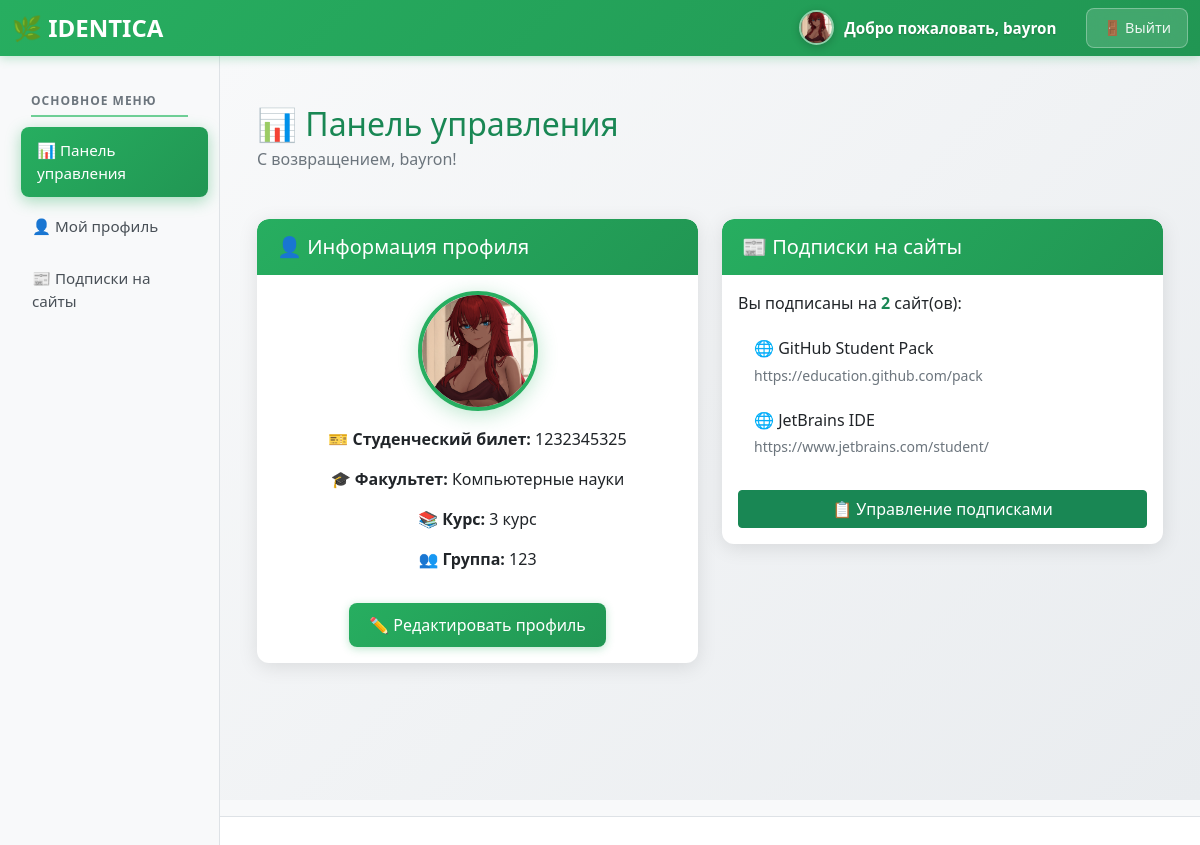
Page /dashboard/ (signed in) on the committed database.
### profiles/models.py (models this page shows, shortened)
class StudentProfile(models.Model):
    FACULTY_CHOICES = [
        ('computer_science', 'Компьютерные науки'),
        ('engineering', 'Инженерия'),
        ('business', 'Бизнес-администрирование'),
        ('arts', 'Искусство и гуманитарные науки'),
        ('science', 'Естественные науки'),
        ('medicine', 'Медицина'),
    ]
    user = models.OneToOneField(User, on_delete=models.CASCADE, verbose_name='Пользователь')
    student_id = models.CharField(max_length=20, unique=True, null=True, blank=True, verbose_name='Студенческий билет')
    faculty = models.CharField(max_length=50, choices=FACULTY_CHOICES, null=True, blank=True, verbose_name='Факультет')
    course = models.IntegerField(choices=[(i, f'{i} курс') for i in range(1, 7)], null=True, blank=True, verbose_name='Курс')
    group = models.CharField(max_length=10, null=True, blank=True, verbose_name='Группа')
    phone = models.CharField(max_length=15, blank=True, verbose_name='Телефон')
    birth_date = models.DateField(null=True, blank=True, verbose_name='Дата рождения')
    avatar = models.ImageField(upload_to='avatars/', null=True, blank=True, verbose_name='Аватар')
    is_monitor = models.BooleanField(default=False, verbose_name='Староста')
    class Meta:
        verbose_name = 'Профиль студента'
        verbose_name_plural = 'Профили студентов'

class Subscription(models.Model):
    student = models.ForeignKey(StudentProfile, on_delete=models.CASCADE, verbose_name='Студент')
    website = models.ForeignKey(Website, on_delete=models.CASCADE, verbose_name='Веб-сайт')
    subscribed_at = models.DateTimeField(auto_now_add=True, verbose_name='Дата подписки')
    is_active = models.BooleanField(default=True, verbose_name='Активна')
    class Meta:
        unique_together = ('student', 'website')
        verbose_name = 'Подписка'
        verbose_name_plural = 'Подписки'

class Website(models.Model):
    name = models.CharField(max_length=100, verbose_name='Название')
    url = models.URLField(verbose_name='URL адрес')
    description = models.TextField(blank=True, verbose_name='Описание')
    category = models.ForeignKey(WebsiteCategory, on_delete=models.CASCADE, verbose_name='Категория')
    is_active = models.BooleanField(default=True, verbose_name='Активен')
    class Meta:
        verbose_name = 'Веб-сайт'
        verbose_name_plural = 'Веб-сайты'

### profiles/views.py (the view)
# urls.py: path('dashboard/', views.dashboard, name='dashboard'),
@login_required
def dashboard(request):
    try:
        student_profile = StudentProfile.objects.get(user=request.user)
    except StudentProfile.DoesNotExist:
        student_profile = StudentProfile.objects.create(user=request.user)
    subscriptions = Subscription.objects.filter(
        student=student_profile,
        is_active=True
    ).select_related('website')
    profile_complete = all([
        student_profile.student_id,
        student_profile.faculty,
        student_profile.course,
        student_profile.group
    ])
    return render(request, 'profiles/dashboard.html', {
        'profile': student_profile,
        'subscriptions': subscriptions,
        'active_tab': 'dashboard',
        'profile_complete': profile_complete
    })

### profiles/ldap_backend.py (called while the page is built)
    def get_user(self, user_id):
        try:
            return User.objects.get(pk=user_id)
        except User.DoesNotExist:
            return None

### profiles/templates/profiles/dashboard.html (shortened to what this page needs)
{% extends 'profiles/base.html' %}
{% block content %}
<div class="row">
    <div class="col-12">
        <div class="d-flex justify-content-between align-items-center mb-4">
            <div>
                <h2 class="text-success mb-1">📊 Панель управления</h2>
                <p class="text-muted mb-0">С возвращением, {{ user.get_full_name|default:user.username }}!</p>
            </div>
        </div>
    </div>
</div>
<div class="row mt-4">
    <div class="col-md-6">
        <div class="card">
            <div class="card-header">
                <h5 class="mb-0">👤 Информация профиля</h5>
            </div>
            <div class="card-body text-center">
                {% if profile.avatar %}
                    <img src="{{ profile.avatar.url }}" alt="Аватар" class="profile-avatar mb-3">
                {% else %}
                    <div class="profile-avatar-default mb-3">
                        👤
                    </div>
                {% endif %}
                <p><strong>🎫 Студенческий билет:</strong> {{ profile.student_id|default:"Не указан" }}</p>
                <p><strong>🎓 Факультет:</strong> {{ profile.get_faculty_display|default:"Не указан" }}</p>
                <p><strong>📚 Курс:</strong> {{ profile.get_course_display|default:"Не указан" }}</p>
                <p><strong>👥 Группа:</strong> {{ profile.group|default:"Не указана" }}</p>
                <a href="{% url 'profile' %}" class="btn btn-primary mt-3">✏️ Редактировать профиль</a>
            </div>
        </div>
    </div>
    <div class="col-md-6">
        <div class="card">
            <div class="card-header">
                <h5 class="mb-0">📰 Подписки на сайты</h5>
            </div>
            <div class="card-body">
                {% if subscriptions %}
                    <p>Вы подписаны на <strong class="text-success">{{ subscriptions.count }}</strong> сайт(ов):</p>
                    <div class="list-group">
                        {% for subscription in subscriptions|slice:":5" %}
                            <div class="list-group-item border-0 mb-2">
                                <h6 class="mb-1">🌐 {{ subscription.website.name }}</h6>
                                <small class="text-muted">{{ subscription.website.url }}</small>
                            </div>
                        {% endfor %}
                    </div>
                {% else %}
                    <p class="text-muted">📭 У вас нет активных подписок.</p>
                {% endif %}
                <a href="{% url 'manage_subscriptions' %}" class="btn btn-success mt-3 w-100">📋 Управление подписками</a>
            </div>
        </div>
    </div>
</div>
{% endblock %}

### profiles/templates/profiles/base.html (shortened to what this page needs)
<!DOCTYPE html>
<html lang="ru">
<head>
    <link href="https://cdn.jsdelivr.net/npm/bootstrap@5.1.3/dist/css/bootstrap.min.css" rel="stylesheet">
</head>
<body class="{% if user.is_authenticated %}authenticated{% endif %} {% if active_tab == 'subscriptions' %}subscriptions-page{% endif %}">
    <nav class="navbar navbar-expand-lg navbar-dark identica-primary">
        <div class="container-fluid">
            <a class="navbar-brand" href="{% url 'home' %}">
                🌿 IDENTICA
            </a>
            <div class="collapse navbar-collapse" id="navbarContent">
                <div class="navbar-nav ms-auto d-flex align-items-center">
                    {% if user.is_authenticated %}
                        <div class="user-info">
                            {% if user.studentprofile.avatar %}
                                <img src="{{ user.studentprofile.avatar.url }}"
                                     alt="Аватар"
                                     class="user-avatar-nav">
                            {% else %}
                                <div class="user-avatar-default">
                                    👤
                                </div>
                            {% endif %}
                            <span class="welcome-text">
                                Добро пожаловать, <strong>{{ user.username }}</strong>
                            </span>
                        </div>
                        <form class="logout-form d-inline" action="{% url 'logout' %}" method="post">
                            <button type="submit" class="logout-btn">
                                🚪 Выйти
                            </button>
                        </form>
                    {% else %}
                        <a class="nav-link" href="{% url 'login' %}">🔑 Войти</a>
                    {% endif %}
                </div>
            </div>
        </div>
    </nav>
    {% if user.is_authenticated %}
    <div class="sidebar">
        <div class="p-3">
            <div class="section-title">ОСНОВНОЕ МЕНЮ</div>
            <ul class="nav nav-pills flex-column">
                <li class="nav-item">
                    <a class="nav-link {% if active_tab == 'dashboard' %}active{% endif %}"
                       href="{% url 'dashboard' %}">
                        📊 Панель управления
                    </a>
                </li>
                <li class="nav-item">
                    <a class="nav-link {% if active_tab == 'profile' %}active{% endif %}"
                       href="{% url 'profile' %}">
                        👤 Мой профиль
                    </a>
                </li>
                <li class="nav-item">
                    <a class="nav-link {% if active_tab == 'subscriptions' %}active{% endif %}"
                       href="{% url 'manage_subscriptions' %}">
                        📰 Подписки на сайты
                    </a>
                </li>
            </ul>
        </div>
    </div>
    {% endif %}
    <div class="main-content">
        <div class="container-fluid py-4">
            {% block content %}
            {% endblock %}
        </div>
    </div>
</body>
</html>
{% if user.is_authenticated %}
<div class="container-fluid bg-light py-2 border-bottom">
</div>
{% endif %}
<li class="nav-item">
</li>

### profiles/templates/profiles/base.html (style rules this page uses)
:root { --primary-color: #27ae60; --primary-dark: #219653; --primary-light: #6fcf97; --sidebar-width: 220px; --navbar-height: 56px; }
* { box-sizing: border-box; }
body { margin: 0; padding: 0; overflow-x: hidden; font-family: 'Segoe UI', system-ui, -apple-system, sans-serif; }
.navbar-brand { font-weight: bold; color: white !important; font-size: 1.5rem; }
.identica-primary { background: linear-gradient(135deg, var(--primary-color), var(--primary-dark)); box-shadow: 0 2px 10px rgba(39, 174, 96, 0.3); position: fixed; top: 0; left: 0; right: 0; z-index: 1030; height: var(--navbar-height); }
.sidebar { background-color: #f8f9fa; width: var(--sidebar-width); border-right: 1px solid #dee2e6; position: fixed; left: 0; top: var(--navbar-height); bottom: 0; overflow-y: auto; z-index: 1020; transition: all 0.3s ease; }
.main-content { margin-left: var(--sidebar-width); margin-top: var(--navbar-height); padding: 30px; min-height: calc(100vh - var(--navbar-height)); background: linear-gradient(135deg, #f8f9fa 0%, #e9ecef 100%); overflow-y: auto; }
.user-avatar-nav { width: 35px; height: 35px; border-radius: 50%; object-fit: cover; border: 2px solid rgba(255, 255, 255, 0.5); margin-right: 10px; box-shadow: 0 2px 8px rgba(0, 0, 0, 0.2); }
.user-info { display: flex; align-items: center; margin-right: 20px; }
.sidebar .nav-pills .nav-link { color: #495057; border-radius: 8px; margin-bottom: 6px; padding: 12px 16px; transition: all 0.3s ease; border: none; font-size: 0.95rem; font-weight: 500; }
.sidebar .nav-pills .nav-link.active { background: linear-gradient(135deg, var(--primary-color), var(--primary-dark)); color: white; box-shadow: 0 4px 15px rgba(39, 174, 96, 0.4); transform: translateX(5px); }
.sidebar .section-title { font-size: 0.75rem; font-weight: 700; text-transform: uppercase; letter-spacing: 1px; color: #6c757d; margin: 20px 15px 10px 15px; padding-bottom: 5px; border-bottom: 2px solid var(--primary-light); }
.profile-avatar { width: 120px; height: 120px; object-fit: cover; border-radius: 50%; border: 4px solid var(--primary-color); box-shadow: 0 4px 20px rgba(39, 174, 96, 0.3); }
.navbar-nav.ms-auto { display: flex; align-items: center; justify-content: flex-end; flex-wrap: nowrap; gap: 10px; }
.logout-btn { background: rgba(255, 255, 255, 0.15); border: 1px solid rgba(255, 255, 255, 0.3); color: rgba(255,255,255,.9); padding: 8px 16px; border-radius: 8px; transition: all 0.3s ease; white-space: nowrap; text-decoration: none; font-size: 0.9rem; font-weight: 500; backdrop-filter: blur(10px); }
.btn-primary { background: linear-gradient(135deg, var(--primary-color), var(--primary-dark)); border: none; border-radius: 8px; padding: 10px 20px; transition: all 0.3s ease; font-weight: 500; box-shadow: 0 2px 8px rgba(39, 174, 96, 0.3); }
.welcome-text { color: white; font-weight: 600; white-space: nowrap; font-size: 0.95rem; text-shadow: 0 1px 2px rgba(0, 0, 0, 0.2); }
.card { border: none; border-radius: 12px; box-shadow: 0 4px 20px rgba(0, 0, 0, 0.1); transition: all 0.3s ease; margin-bottom: 20px; overflow: hidden; }
.card-header { background: linear-gradient(135deg, var(--primary-color), var(--primary-dark)); color: white; border-radius: 12px 12px 0 0 !important; border: none; padding: 16px 20px; font-size: 1rem; font-weight: 600; }
.main-content .container-fluid { max-width: 1400px; margin: 0 auto; }
@media (max-width: 1200px) { .main-content { padding: 25px; } }

### rows in the picture
StudentProfile: avatar (picture), student_id "1232345325", faculty "Компьютерные науки", course "3 курс", group "123"
Subscription: website.name "GitHub Student Pack", website "https://education.github.com/pack"
Subscription: website.name "JetBrains IDE", website "https://www.jetbrains.com/student/"

### other values in the picture
{{ user.username }} "bayron"
{{ user.get_full_name|default:user.username }} "bayron"
{{ subscriptions.count }} "2"
